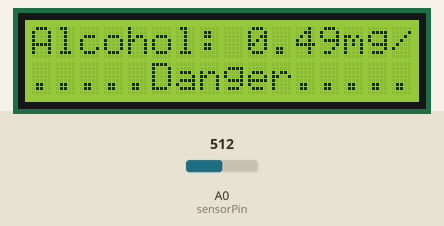
Bench run of a sketch on a simulated Arduino Uno, built with avr-gcc and run on an emulated ATmega328P. On the bench: 16×2 character LCD. The test bench sets the inputs (shaded band); at power-on: A0 (sensorPin) = 512. What the sketch prints to the serial monitor is not drawn.

Above: at 1.2 s.
1.3 s: A0 (sensorPin) set to 205
At 2.1 s:
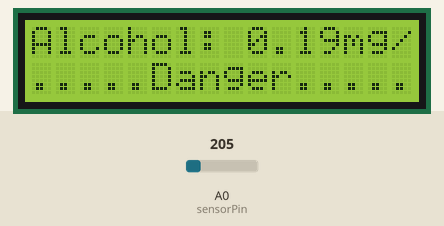
2.9 s: A0 (sensorPin) set to 173
At 4.2 s:
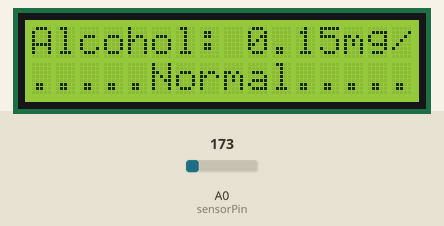
4.5 s: A0 (sensorPin) set to 122
At 5.3 s:
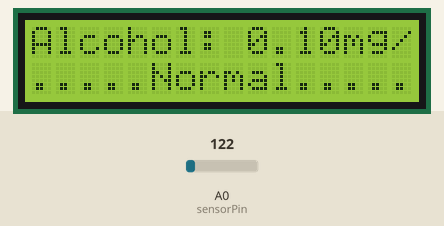
6.1 s: A0 (sensorPin) set to 511
At 7.5 s:
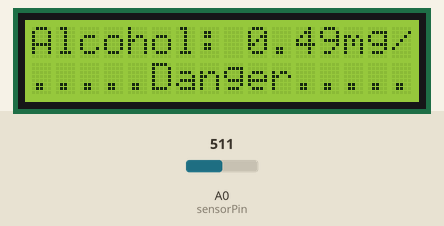
Timing chart, 0 to 8.7 s (numbered marks = the images above; inputs shaded):
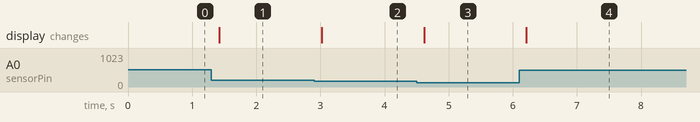

Measured:
- the behaviour switches between 191 and 190 on A0 (sensorPin) (found by bisection; images 1 and 2)
- after the input at 1.3 s, the display: changes after 0.13 s (image 1)
- after the input at 2.9 s, the display: changes after 0.12 s (image 2)
- after the input at 4.5 s, the display: changes after 0.12 s (image 3)
- after the input at 6.1 s, the display: changes after 0.11 s (image 4)

The sketch:

Alcohol_content_measurement.ino
```cpp
#include <Wire.h>
#include <LiquidCrystal_I2C.h>

// Set the LCD address to 0x27 for a 16 chars and 2 line display
LiquidCrystal_I2C lcd(0x27, 16, 2);

int sensorPin = A0;
float value;

void setup(){
  Serial.begin(9600);
  lcd.begin();
  lcd.backlight();


}

void loop(){
  int Value = analogRead(sensorPin);
  value = analogRead(A0);
  Serial.println((value/1000)-(-0.01)-0.03);

  lcd.setCursor(0,0);
  lcd.print("Alcohol:");
  lcd.setCursor(9,0);
  lcd.print((value/1000)-(-0.01)-0.03);
  lcd.print("mg/l");

  if ((value/1000)-(-0.01)-0.03 > 0.17){
    lcd.setCursor(0,1);
    lcd.print(".....Danger.....");
  }else{
    lcd.setCursor(0,1);
    lcd.print(".....Normal.....");
  }

  delay(100);
}
```
